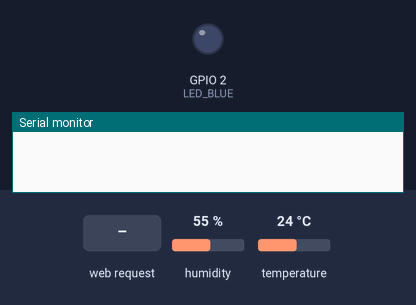
A sketch run on a simulated ESP8266 (NodeMCU). Parts: output pins drawn as LEDs (lit = HIGH), the last lines printed to the serial monitor. The test bench sets the inputs (shaded band); at power-on: humidity 55 %, temperature 24 °C. WiFi joins after 1.5 s; servers stay silent unless stated.

Above: at 0.0 s.
At 5.1 s:
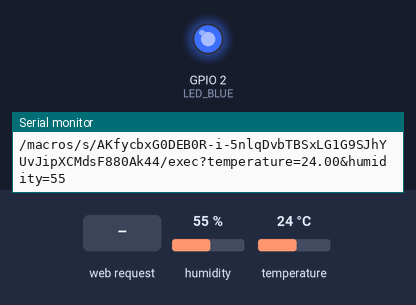
5.2 s: HTTP request GET / received
6.7 s: HTTP request GET /?api=json received
Timing chart, 0 to 9.7 s (numbered marks = the images above; inputs shaded):
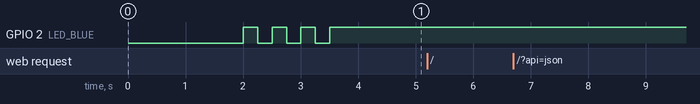

The sketch:

meteosta.ino
```cpp
/*
  Namisto obvykleho vypisu do seriove linky pomoci Serial.print()
  pouziji knihovnu Streaming a format Serial << promenna << promenna atd.
  Streaming stahnete z webu http://arduiniana.org/libraries/streaming/
*/
#include <Streaming.h>
#include <ESP8266WiFi.h>
#include <ESP8266WebServer.h>
#include <Wire.h>
#include <Adafruit_SHT31.h>
#include <ArduinoJson.h>
#include <Time.h>
#include <HTTPSRedirect.h>

#define LED_BLUE 2

/*
  Objekty tlakomeru, teplomeru a weboveho serveru,
  ktery se spusti na standardnim portu 80
*/
Adafruit_SHT31 teplomer = Adafruit_SHT31();
ESP8266WebServer server(80);

// Promenne meteorologickych udaju
//float teplota0 = 0.0f, tlak = 0.0f;
float temperature = 0.0f;
uint8_t humidity = 0;

// Prihlasovaci udaje k Wi-Fi
//const char ssid[] = "Bondy free wifi";
//const char heslo[] = "iloveeman";

const char ssid[] = "Bondy paid wifi";
const char heslo[] = "iadmireeman";

//const char ssid[] = "iPhone";
//const char heslo[] = "SkodaSuperb";

const char* host = "script.google.com";
const int httpsPort = 443;
const char *GScriptId = "AKfycbxG0DEB0R-i-5nlqDvbTBSxLG1G9SJhYUvJipXCMdsF880Ak44";

// Write to Google Spreadsheet
String url = String("/macros/s/") + GScriptId + "/exec?";

HTTPSRedirect* client = nullptr;
String payload = "";

/*
  Nemenny HTML kod stranky
  ulozeny ve flashove pameti cipu
*/
PROGMEM const char html_hlavicka[] = "<!DOCTYPE html><html><head><title>Meteostanice</title><meta http-equiv=\"refresh\" content=\"70\"><style>html,body{font-family:'Segoe UI',Tahoma,Geneva,Verdana,sans-serif;margin:0;padding:0;display:flex;justify-content:center;align-items:center;width:100%;height:100%;overflow:hidden;background-color:black;}div{font-size:10vw;color:grey;resize:none;overflow:auto;}.value{color:white;font-weight:bolder;}</style></head><body><div>";
PROGMEM const char html_paticka[] = "</div></body>";

/*
  Pomocna promenna casovace, ktery kazdou
  minutu aktualizuje udaje ze senzoru
*/
uint64_t posledniObnova = 0;
uint64_t ledBlinkInterval = 0;
bool flag = false;
bool flagWifi = false;

// Funkce setup se zpracuje hned po spusteni
void setup() {

  pinMode(LED_BLUE, OUTPUT);

  // Nastartuj seriovoou linku na rychlosti 115 200 bps
  Serial.begin(115200);
  // Dvakrat odradkuj seriovou linku a napis uvitani
  Serial << endl << endl;
  Serial << "===============================" << endl;
  Serial << "=== M E T E O S T A N I C E ===" << endl;
  Serial << "===============================" << endl << endl;

  /*
    Pokud se nepodarilo nastartovat tlakomer
    nebo teplomer (I2C adresa 0x45 je napsana na jeho desticce),
    vypis do seriove linky chybove hlaseni a zastav dalsi zpracovavani
  */
  if (!teplomer.begin(0x45)) {
    Serial << "Teplomer neodpovida. Zkontroluj zapojeni!" << endl;
    while (1) {}
  }

  /*
    Precti hodnoty ze sensoru a vypis
    je do seriove linky
  */
  ziskejHodnoty();
  connectToWifi();


  client = new HTTPSRedirect(httpsPort);
  client->setPrintResponseBody(true);
  client->setContentTypeHeader("application/json");

  Serial.print("Connecting to ");
  Serial.println(host);
  digitalWrite(LED_BLUE, LOW);

  /*
  Try to connect 5x, then return
  */

  for (int i = 0; i < 5; i++) {
    int retval = client->connect(host, httpsPort);
    if (retval == 1) {
      flag = true;
      Serial.println("Connected to host!");
      blueLedTurnOff();
      blueLedBlink(250,4);
      break;
    }
    else
      Serial.println("Connection failed. Retrying...");
      Serial << "Error: " << retval << endl;
  }


  if (!flag) {
    Serial.print("Could not connect to server: ");
    Serial.println(host);
    Serial.println("Exiting...");
    return;
  }


  /*
    Nastaveni weboveho serveru. Zareaguje, pokud zachyti pozadavek GET /,
    tedy pozadavek na korenovy adresar. Stejne tak bych mohl nastavit
    reakce na fiktivny stranky, treba server.on("/index.html" a tak dale.
  */
  server.on("/", []() {
    // Ziskej parametr URL jmenem api, tedy /?api=...
    String api = server.arg("api");
    // Preved jej na mala pismena
    api.toLowerCase();
    /*
      Pokud URL parametr obsahuje text 'json',
      posli klientovi HTTP kod 200 a JSON s hodnotami ze senzoru
      a vypis do seriove linky IP adresu klienta
    */
    if (api == "json") {
      server.send(200, "application/json", "{\"teplota\":" + String(temperature, 2) + ",\"humidity\":" + String(humidity) + "}");
      Serial << "HTTP GET: Klient si stahl JSON data" << endl << endl;
    }
    /*
      Pokud URL parametr obsahuje neco jineho, nebo
      neexistuje, posli klientovi HTTP kod 200 a HTML stranku
    */
    else {
      server.send(200, "text/html", String(html_hlavicka) + "Teplota: <span class=\"value\">" + String(temperature, 2) + " &#x00B0;C</span><br/>humidity: <span class=\"value\">" + String(humidity) + " %</span>" + "<br> cas: " + millis() + String(html_paticka));
      Serial << "HTTP GET: Klient si stahl HTML stranku" << endl << endl;
    }
  });

  // Nastavili jsme webovy server a ted ho uz muzeme spustit
  server.begin();
  Serial << "Webovy sever je spusteny a ceka!" << endl;
  sendMeasuredData(); //for the firts time
}

void blueLedBlink(int interval, int count) {
  for (int i = 0; i < count; i++) {
    digitalWrite(LED_BLUE, LOW); // Turn the LED on (Note that LOW is the voltage level)
    delay(interval); // Wait for a second
    digitalWrite(LED_BLUE, HIGH); // Turn the LED off by making the voltage HIGH
    delay(interval); // Wait for two seconds
  }
}

void blueLedTurnOn() {
    digitalWrite(LED_BLUE, LOW); // Turn the LED on (Note that LOW is the voltage level)
    Serial << "Blue LED turned on." << endl;
}

void blueLedTurnOff() {
    digitalWrite(LED_BLUE, HIGH); // Turn the LED on (Note that LOW is the voltage level)
    Serial << "Blue LED turned off." << endl;
}

// Funkce loop se po spusteni opakuje stale dokola
void loop() {

  if (!flagWifi) {
    Serial << "Sleep for 60 s" << endl;
    delay(60000);
    Serial << "Waking up a trying to reconnect wifi" << endl;
    connectToWifi();
    Serial << "Connected" << endl;
    sendMeasuredData();
  }

  // Zpracuj pozadavky weboveho serveru
  server.handleClient();

  if ((millis() - ledBlinkInterval) > 20000) {
    Serial << "Alive!" << endl;
    ledBlinkInterval = millis();
    blueLedBlink(500,1);
  }

  /*
    Kazdych x sekund precti hodnoty ze senzoru.
  */
  if ((millis() - posledniObnova) > 300000) {
    ziskejHodnoty();
    posledniObnova = millis();
    sendMeasuredData();
    blueLedBlink(500,2);
  }
}

void sendMeasuredData() {
  Serial << "Sending data to Google Sheets" << endl;
  String temperatureStr = "temperature=";
  String humidityStr = "&humidity=";

  String finalUrl;
  finalUrl = url + temperatureStr + temperature + humidityStr + humidity;

  StaticJsonBuffer<250> JSONBuffer;
  JsonObject& JSONencoder = JSONBuffer.createObject();
  JSONencoder["Temperature"] = temperature;
  JSONencoder["Humidity"] = humidity;

  char JSONmessageBuffer[250];
  JSONencoder.prettyPrintTo(JSONmessageBuffer, sizeof(JSONmessageBuffer));
  Serial << JSONmessageBuffer << endl;

  if (client != nullptr) {
    if (!client->connected()) {
      Serial << "Reconnecting client." << endl;
      int retval = client->connect(host, httpsPort);
        if (retval != 1) {
          flag = false;
          flagWifi = false;
          Serial.println("Connection could not be established.");
          blueLedTurnOn();
          return;
        }
      }
      payload = "";
      Serial.println("Send Data to Sheet");
      Serial.println(finalUrl);
      client->GET(finalUrl, host, payload);
      Serial << payload << endl;

  }
  else {
    Serial.println(" >> Failed to POST data");
  }
}

void connectToWifi() {
  // Jmeno zarizeni v siti
  WiFi.hostname("meteostanice");
  // Rezim Wi-Fi (sta = station)
  WiFi.mode(WIFI_STA);
  // Zahajeni pripojovani
  WiFi.begin(ssid, heslo);
  Serial << endl << "Pripojuji se k Wi-Fi siti " << ssid << " ";
  // Dokud se nepripojim, vypisuj do seriove linky tecky
  while (WiFi.status() != WL_CONNECTED) {
    Serial << ".";
    delay(500);
  }

  // Vypis do seriove linky pridelenou IP adresu
  Serial << endl << "Meteostanice ma IP adresu " << WiFi.localIP() << endl;
  flagWifi = true;
}


// Funkce pro precteni hodnot ze senzoru do promennych
void ziskejHodnoty() {
  // Teplota z teplomeru
  temperature = teplomer.readTemperature();
  // humidity vzduchu
  humidity = teplomer.readHumidity();

  // Vypsani cerstvych hodnot do seriove linky
  Serial << "System bezi: " << millis() << " ms" << endl;
  Serial << "Volna pamet heap: " << ESP.getFreeHeap() << " B" << endl << endl;

  Serial << "Udaje z teplomeru a vlhkomeru SHT30" << endl;
  Serial << "Teplota vzduchu: " << temperature << " C" << endl;
  Serial << "Relativni humidity vzduchu: " << humidity << " %" << endl << endl << endl;
}
```
